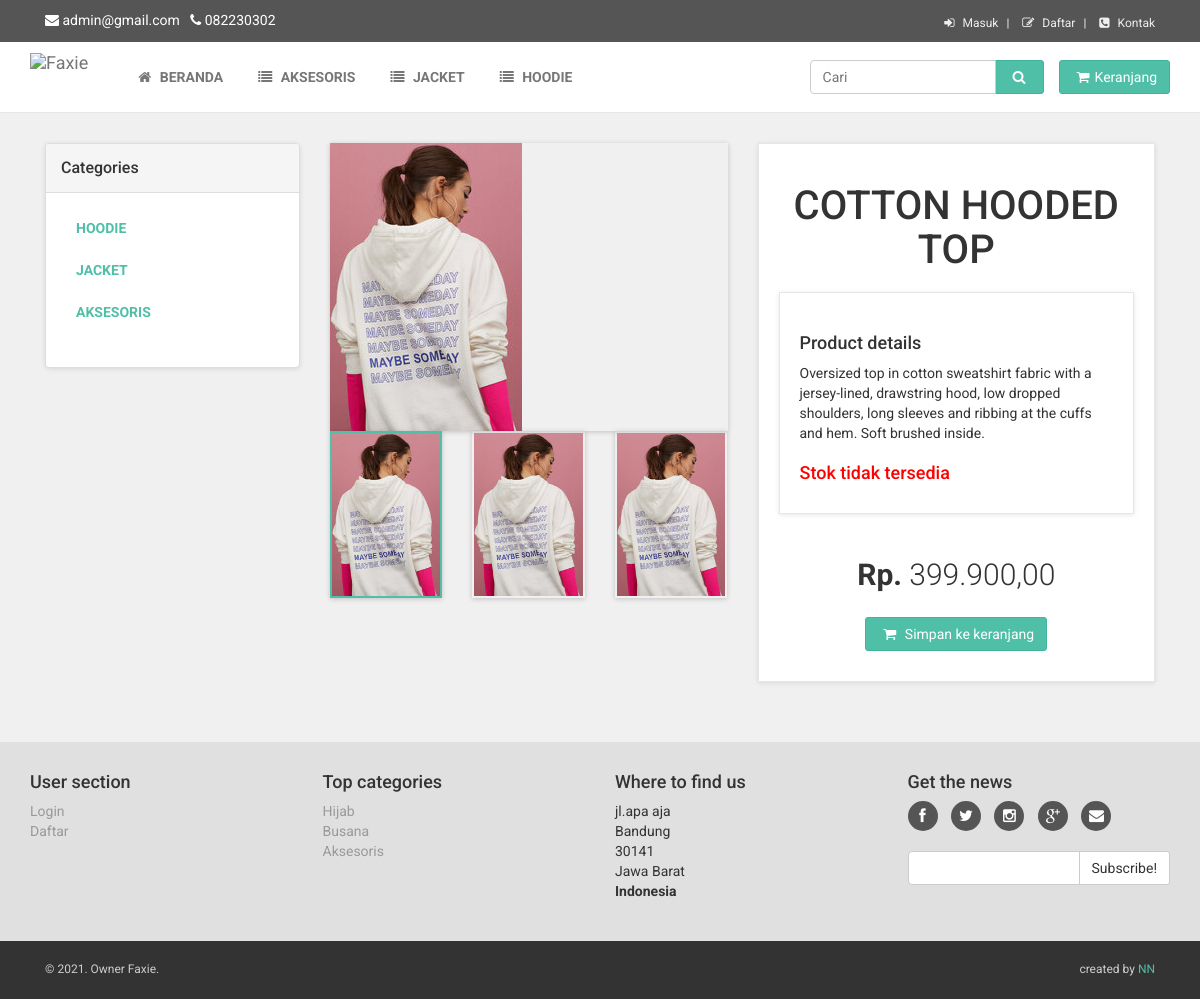
The app's page /detail.php?id=7 with its own data.
### tables this page shows
CREATE TABLE `hy_admin` (
  `id` int(11) NOT NULL,
  `nama` varchar(50) NOT NULL,
  `username` varchar(50) DEFAULT NULL,
  `password` varchar(100) NOT NULL,
  `email` varchar(50) NOT NULL,
  `alamat` varchar(100) NOT NULL,
  `kode_pos` varchar(6) NOT NULL,
  `kota` varchar(25) NOT NULL,
  `telepon` varchar(20) NOT NULL,
  `provinsi` varchar(30) NOT NULL,
  `nama_bank` varchar(100) DEFAULT NULL,
  `no_rek` int(16) DEFAULT NULL,
  `nama_rek` varchar(100) DEFAULT NULL
);

CREATE TABLE `fashion` (
  `id` int(11) NOT NULL,
  `Picture` varchar(50) NOT NULL,
  `Name` varchar(70) NOT NULL,
  `Description` varchar(600) NOT NULL,
  `Price` int(50) NOT NULL,
  `Category` varchar(50) NOT NULL,
  `stok_barang` tinyint(4) NOT NULL
);

### detail.php (the view, shortened to what this page needs)
<?php
include"xtop.php"
?>
    <div id="all">
		<?php
		$kdbarang = $_GET['id'];
    $barang = mysqli_query($conn, "select * from fashion where id='$kdbarang'");
    while($row=  mysqli_fetch_array($barang)){
		?>
        <div id="content">
            <div class="container">
                <div class="col-md-3">
                    <div class="panel panel-default sidebar-menu">
                        <div class="panel-heading">
                            <h3 class="panel-title">Categories</h3>
                        </div>
                        <div class="panel-body">
                            <ul class="nav nav-pills nav-stacked category-menu">
                                <li>
                                    <a href="hoodie.php">Hoodie </a>
                                </li>
                                <li >
                                    <a href="jacket.php">Jacket  </a>
                                </li>
                                <li>
                                    <a href="aksesoris.php">Aksesoris</a>
                                </li>
                            </ul>
                        </div>
                    </div>
                </div>
                <div class="col-md-9">
                    <div class="row" id="productMain">
                        <div class="col-sm-6">
                            <div id="mainImage" >
                                <img src="<?php echo $row['Picture']; ?>" alt="" class="img-responsive">
                            </div>
<div class="row" id="thumbs">
                                <div class="col-xs-4">
                                    <a href="<?php echo $row['Picture']; ?>" class="thumb">
                                        <img src="<?php echo $row['Picture']; ?>" alt="" class="img-responsive">
                                    </a>
                                </div>
                                <div class="col-xs-4">
                                    <a href="<?php echo $row['Picture']; ?>" class="thumb">
                                        <img src="<?php echo $row['Picture']; ?>" alt="" class="img-responsive">
                                    </a>
                                </div>
                                <div class="col-xs-4">
                                    <a href="<?php echo $row['Picture']; ?>" class="thumb">
                                        <img src="<?php echo $row['Picture']; ?>" alt="" class="img-responsive">
                                    </a>
                                </div>
                            </div>
                        </div>
                        <div class="col-sm-6">
                            <div class="box">
                                <h1 class="text-center"><?php echo $row['Name']; ?></h1>
								<div class="box" id="details">
                        <p>
                            <h4>Product details</h4>
	<p><?php echo $row['Description']; ?></p>
                            <h4><?php if($row['stok_barang'] > 0){
								?>
								<font color="green"><?php echo $row['stok_barang']; ?> Stok Tersedia</font>
								<?php }else { ?>
								<font color="red"> Stok tidak tersedia </font>
								<?php } ?></h4>
                    </div>
                                <p class="price"><b>Rp.</b> <?php echo number_format($row['Price'],2,",",".");; ?></p>
                                <p class="text-center buttons">
                                    <a href="basket.html" class="btn btn-primary"><i class="fa fa-shopping-cart"></i> Simpan ke keranjang</a>
                                </p>
                            </div>
                        </div>
                    </div>
                    </div>
                </div>
            </div>
	<?php } ?>
        </div>
	<?php include"xfot.php" ?>

### xtop.php (shortened to what this page needs)
<?php
require_once("koneksi.php");
$sql1 = "SELECT * FROM hy_admin";
$result1 = $conn->query($sql1);
$get1 = $result1->fetch_assoc();
?>
<!DOCTYPE html>
<html lang="en">
<head>
    <link href="css/font-awesome.css" rel="stylesheet">
    <link href="css/bootstrap.min.css" rel="stylesheet">
    <link href="css/animate.min.css" rel="stylesheet">
    <link href="css/owl.carousel.css" rel="stylesheet">
    <link href="css/owl.theme.css" rel="stylesheet">
    <link href="css/style.default.css" rel="stylesheet" id="theme-stylesheet">
    <link href="css/custom.css" rel="stylesheet">
</head>
<body>
       <div id="top">
        <div class="container">
		<?php if(!isset($_SESSION['email'])) { ?>
            <div class="col-md-6 offer" data-animate="fadeInDown">
            <i class="fa fa-envelope"></i> </i> <?php echo $get1['email']; ?> &nbsp&nbsp;<i class="fa fa-phone"></i> <?php echo $get1['telepon']; ?>
            </div>
            <div class="col-md-6" data-animate="fadeInDown">
                <ul class="menu">
                    <li><a href="#" data-toggle="modal" data-target="#login-modal"><i class="fa fa-sign-in"></i> Masuk</a>
                    </li>
                    <li><a href="#" data-toggle="modal" data-target="#daftar-modal"><i class="fa fa-pencil-square-o"></i> Daftar</a>
                    </li>
                    <li><a ref="#" data-toggle="modal" data-target="#kontak-modal"><i class="fa fa-phone-square"></i> Kontak</a>
                    </li>
                </ul>
            </div>
		<? } ?>
        </div>
        </div>
   <div class="navbar navbar-default yamm" role="navigation" id="navbar">
        <div class="container">
            <div class="navbar-header">
                <a class="navbar-brand home" href="#" data-animate-hover="bounce">
                    <img src="img/Faxie.png" alt="Faxie" class="hidden-xs">
                </a>
            </div>
            <div class="navbar-collapse collapse" id="navigation">
                <ul class="nav navbar-nav navbar-left">
                    <li><a href="index.php"><i class="fa fa-home"></i> Beranda</a>
                    </li>
                    <li><a href="aksesoris.php"><i class="fa fa-list"></i> Aksesoris</a>
                    </li>
                    <li><a href="jacket.php"><i class="fa fa-list"></i> Jacket</a>
                    </li>
                    <li><a href="hoodie.php"><i class="fa fa-list"></i> Hoodie</a>
                    </li>
                        </ul>
            </div>
            <div class="navbar-buttons">
                <div class="navbar-collapse collapse right" id="basket-overview">
                    <a href="keranjang.php" class="btn btn-primary navbar-btn"><i class="fa fa-shopping-cart"></i><span class="hidden-sm">Keranjang</span></a>
                </div>
                <div class="navbar-collapse collapse right">
                    <form method="POST" action="pencarian_barang.php" class="navbar-form" role="search">
                    <div class="input-group">
                        <input name="caribarang" type="text" class="form-control" placeholder="Cari">
                        <span class="input-group-btn">
			<button type="submit" class="btn btn-primary"><i class="fa fa-search"></i></button>
		    </span>
                    </div>
                </form>
                </div>
            </div>
        </div>
    </div>

### xfot.php (shortened to what this page needs)
<div id="footer" data-animate="fadeInUp">
    <?php $sql1 = "SELECT * FROM hy_admin";
$result1 = $conn->query($sql1);
$get1 = $result1->fetch_assoc();
?>
            <div class="container">
                <div class="row">
                    <div class="col-md-3 col-sm-6">
                        <h4>User section</h4>
                        <ul>
                            <li><a href="register.php" data-toggle="modal" data-target="#login-modal">Login</a>
                            </li>
                            <li><a href="register.php">Daftar</a>
                            </li>
                        </ul>
                    </div>
                    <div class="col-md-3 col-sm-6">
                        <h4>Top categories</h4>
                        <ul>
                            <li><a href="hijab.php">Hijab</a>
                            </li>
                            <li><a href="busana.php">Busana</a>
                            </li>
                            <li><a href="aksesoris.php">Aksesoris</a>
                            </li>
                        </ul>
                    </div>
                    <div class="col-md-3 col-sm-6">
                        <h4>Where to find us</h4>
                        <p><?php echo $get1['alamat']; ?>
                                    <br><?php echo $get1['kota']; ?>
                                    <br><?php echo $get1['kode_pos']; ?>
                                    <br><?php echo $get1['provinsi']; ?>
                                    <br>
                                    <strong>Indonesia</strong>
                        </p>
                    </div>
                    <div class="col-md-3 col-sm-6">
                        <h4>Get the news</h4>
						<p class="social">
                            <a href="#" class="facebook external" data-animate-hover="shake"><i class="fa fa-facebook"></i></a>
                            <a href="#" class="twitter external" data-animate-hover="shake"><i class="fa fa-twitter"></i></a>
                            <a href="#" class="instagram external" data-animate-hover="shake"><i class="fa fa-instagram"></i></a>
                            <a href="#" class="gplus external" data-animate-hover="shake"><i class="fa fa-google-plus"></i></a>
                            <a href="#" class="email external" data-animate-hover="shake"><i class="fa fa-envelope"></i></a>
                        </p>
                        <form>
                            <div class="input-group">
                                <input type="text" class="form-control">
                                <span class="input-group-btn">
			    <button class="btn btn-default" type="button">Subscribe!</button>
			</span>
                            </div>
                        </form>
                    </div>
                </div>
            </div>
        </div>
        <div id="copyright">
            <div class="container">
                <div class="col-md-6">
                    <p class="pull-left">© 2021. Owner Faxie.</p>
                </div>
                <div class="col-md-6">
                    <p class="pull-right">created by <a href="https://bootstrapious.com/e-commerce-templates">NN</a>
                    </p>
                </div>
            </div>
        </div>
</body>
</html>

### records on screen
hy_admin: email "admin@gmail.com", telepon "082230302", alamat "jl.apa aja", kota "Bandung", kode_pos "30141", provinsi "Jawa Barat"
fashion: Picture (picture), Name "COTTON HOODED TOP", Description "Oversized top in cotton sweatshirt fabric with a jersey-lined, drawstring hood, low dropped shoulders, long sleeves and ribbing at the cuffs and hem. Soft brushed inside.", stok_barang "Stok tidak tersedia", Price "399.900,00"
